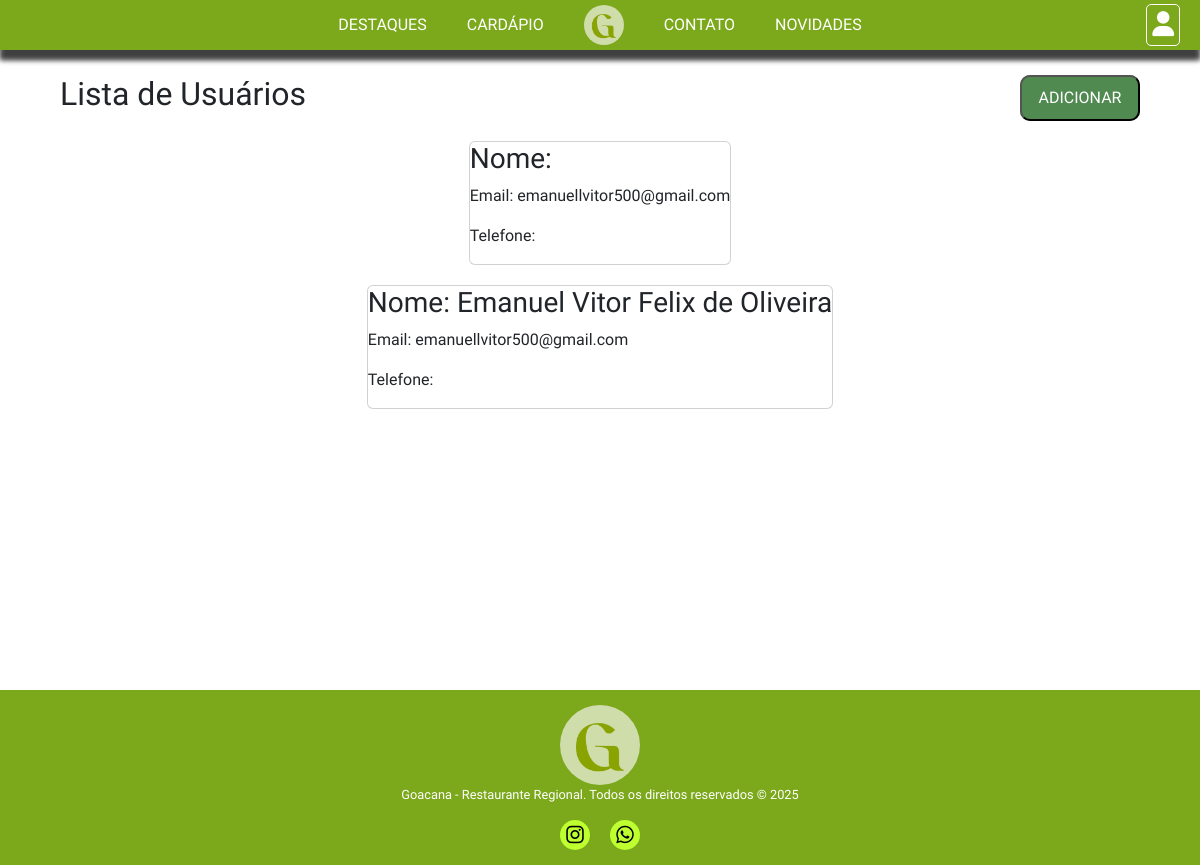
The page /users/ (signed in) on the database its author committed.
### core/models.py (models this page shows)
class TB_USUARIOS(AbstractUser):
    Nome =  models.CharField(max_length=45, null=False)
    CPF = models.CharField(max_length=11, null=False)
    Telefone = models.CharField(max_length=15, null=True)
    Data_Nascimento = models.DateField(null=True)
    Login = models.CharField(max_length=45, null=False)
    Senha = models.CharField(max_length=45, null=False)

### core/views.py (the view)
# urls.py: path('users/', lista_users, name='users'),
def lista_users(request):
    users = TB_USUARIOS.objects.all()
    contexto = {'users': users}
    return render(request, 'users.html', contexto)

### core/templates/users.html (shortened to what this page needs)
{% extends 'base/base.html' %}
{% load static %}
{% block 'header' %}
<link rel="stylesheet" href="{% static 'CSS/lista_users.css' %}">
{% endblock %}
{% block 'content' %}
<div class="vheight">
    <div class="titulo">
        <h2>Lista de Usuários</h2>
        <div class="up-button">
            <a href="{% url 'cad_user' %}">
                <button>ADICIONAR</button>
            </a>
        </div>
    </div>
    {% for user in users %}
        <div class="card">
            <h3>Nome: {{ user.Nome }}</h3>
            <p>Email: {{ user.email }}</p>
            <p>Telefone: {{ user.telefone }}</p>
        </div>
    {% endfor %}
</div>
{% endblock %}

### core/static/CSS/geral.css (style rules this page uses)
* { box-sizing: border-box !important; }
html { scroll-behavior: smooth; overflow-x: hidden; }
body { margin: 0; font-family: "IM Fell English", serif !important; overflow-x: hidden; }

### core/static/CSS/lista_users.css (style rules this page uses)
.vheight { min-height: 85vh; display: flex; flex-direction: column; align-items: center; row-gap: 20px; margin-bottom: 10px; }

### rows shown on the page
TB_USUARIOS: email "emanuellvitor500@gmail.com"
TB_USUARIOS: Nome "Emanuel Vitor Felix de Oliveira", email "emanuellvitor500@gmail.com"
